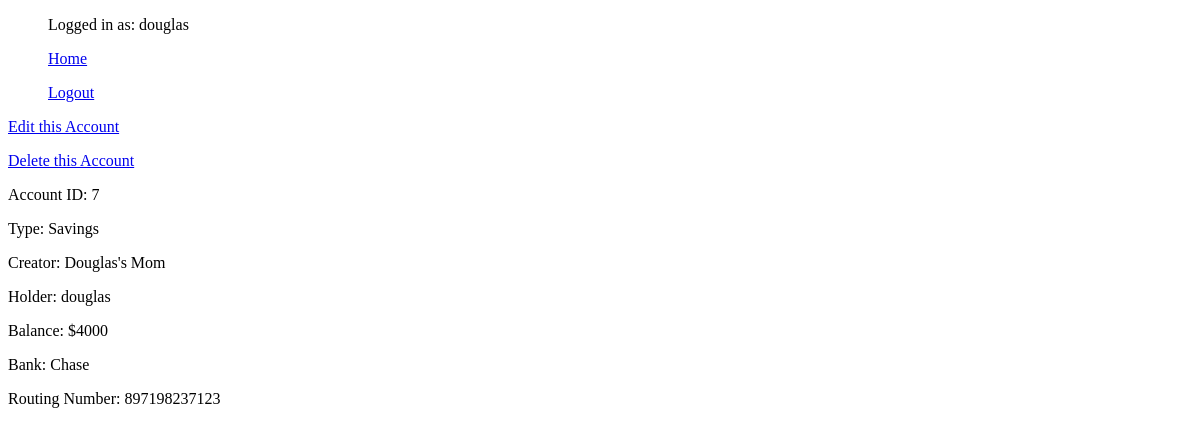
Before: /bank_accounts/7/user_account_detail (signed in) with the older database file.
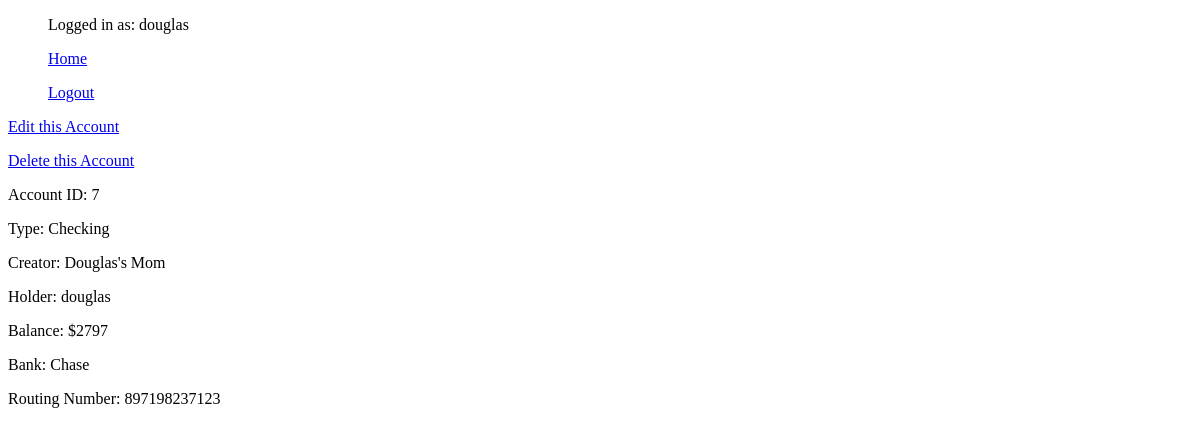
After: the same page with the newer database file.
### bank_accounts/models.py (models this page shows, shortened)
class Account(models.Model):
    CHECKING = "Checking"
    SAVINGS = "Savings"
    ACCOUNT_TYPE_CHOICES = (
        (CHECKING, 'Checking'),  # Each inner tuple is of form: (value to be set in model, human readable name)
        (SAVINGS, 'Savings'),
    )
    UCU = 'UCU'
    CHASE = 'Chase'
    WELLS_FARGO = 'Wells Fargo'
    BANK_CHOICES = (
        (UCU, 'UCU'),
        (CHASE, 'Chase'),
        (WELLS_FARGO, 'Wells Fargo'),
    )
    account_type = models.CharField(max_length=200, default=None, choices=ACCOUNT_TYPE_CHOICES)
    creator = models.CharField(max_length=200, default=None)  # Account creator
    holder = models.ForeignKey(User, on_delete=models.SET_NULL, null=True, blank=True)  # Account holder is a site user
    balance = models.IntegerField(default=0)
    bank = models.CharField(max_length=200, default='UCU', null=True, choices=BANK_CHOICES)
    routing_number = models.IntegerField(null=True)

### bank_accounts/views.py (the view)
# urls.py: path('<int:pk>/user_account_detail', account_detail_view, name='account_detail'),
@login_required
def account_detail_view(request, pk):
    try:
        account = Account.objects.get(pk=pk)
    except Account.DoesNotExist:  # Model class supports DNE exceptions
        raise Http404()
    context = {
        "account": account
    }
    if request.user == account.holder:
        return render(request=request, template_name='bank_accounts/account_detail.html', context=context)
    else:
        return HttpResponseForbidden()

### bank_accounts/templates/bank_accounts/account_detail.html (shortened to what this page needs)
{% extends 'base.html' %}
{% block content %}
    <p><a href="{% url 'bank_accounts:update' account.id  %}">Edit this Account</a></p>
    <p><a href="{% url 'bank_accounts:delete' account.id  %}">Delete this Account</a></p>
    <p>Account ID: {{ account.id }}</p>
    <p>Type: {{ account.account_type }}</p>
    <p>Creator: {{ account.creator }}</p>
    <p>Holder: {{ account.holder }}</p>
    <p>Balance: ${{ account.balance }}</p>
    <p>Bank: {{ account.bank }}</p>
    <p>Routing Number: {{ account.routing_number }}</p>
{% endblock %}

Changed rows visible on the page:
changed Account "Douglas's Mom": account_type "Savings" → "Checking"; balance "4000" → "2797"
